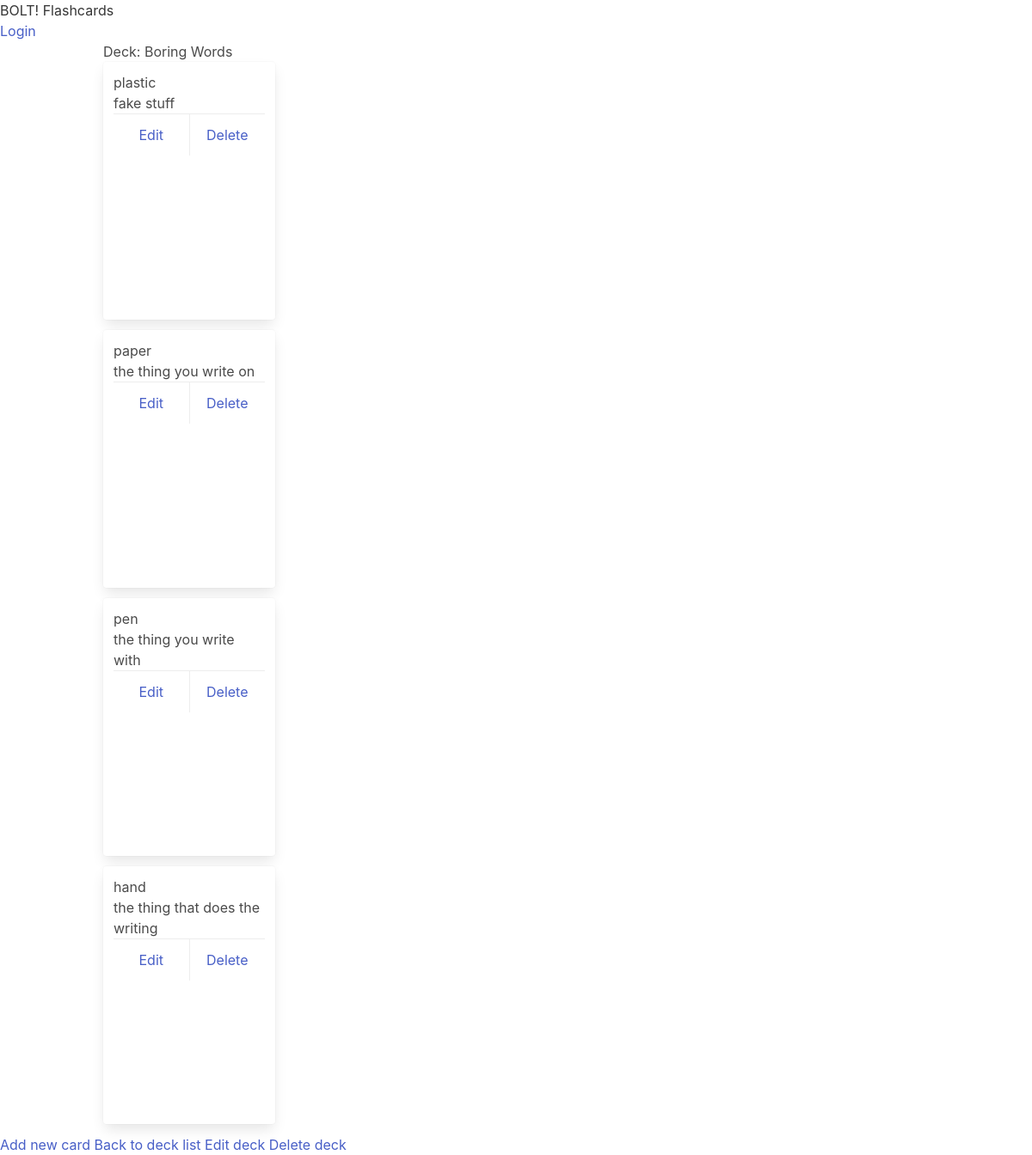
/decks/2/, run on the app's committed database.
### flashcards/models.py (models this page shows, shortened)
class Deck(models.Model):
    title = models.CharField(max_length=200)

class Card(models.Model):
    deck = models.ForeignKey('Deck', on_delete=models.CASCADE, related_name='cards')
    prompt = models.CharField(max_length=200)
    answer = models.TextField()
    box = models.IntegerField(
        choices=zip(BOXES, BOXES),
        default=BOXES[0],
    )

### flashcards/views.py (the view)
# urls.py: path('decks/<int:pk>/', views.deck_detail, name='deck_detail'),
def deck_detail(request, pk):
    deck = get_object_or_404(Deck, pk=pk)
    cards = deck.cards.all()
    return render(request, 'flashcards/deck_detail.html', {'deck': deck, 'cards': deck.cards.all()})

### templates/flashcards/deck_detail.html
{% extends 'base.html' %}
{% load static %}
{% block content %}
<div class="container">
    <h1 class="">Deck: {{ deck.title }}</h1>
    {% for card in cards %}
        <div class="card mb-3 p-3">
        <h4>{{ card.prompt }}</h4>
        <p>{{ card.answer }}</p>
        <footer class="card-footer">
        <a class="card-footer-item" href="{% url 'edit_card' deck_pk=deck.pk card_pk=card.pk %}">Edit</a>
        <a class="card-footer-item" href="{% url 'delete_card' deck_pk=deck.pk card_pk=card.pk %}">Delete</a>
        </footer>
        </div>
    {% endfor %}
   </div>
    <a class="add-card" href="{% url 'add_card' pk=deck.pk %}">Add new card</a>
    <a class="deck-list" href="{% url 'list_decks' %}">Back to deck list</a>
    <a class="edit-deck" href="{% url 'edit_deck' pk=deck.pk %}">Edit deck</a>
    <a class="delete-deck" href="{% url 'delete_deck' pk=deck.pk %}">Delete deck</a>
{% endblock %}

### static/style.css (style rules this page uses)
.card { height: 300px; width: 200px; }

### data on the page
Deck: title "Boring Words"
Card: prompt "plastic", answer "fake stuff"
Card: prompt "paper", answer "the thing you write on"
Card: prompt "pen", answer "the thing you write with"
Card: prompt "hand", answer "the thing that does the writing"
